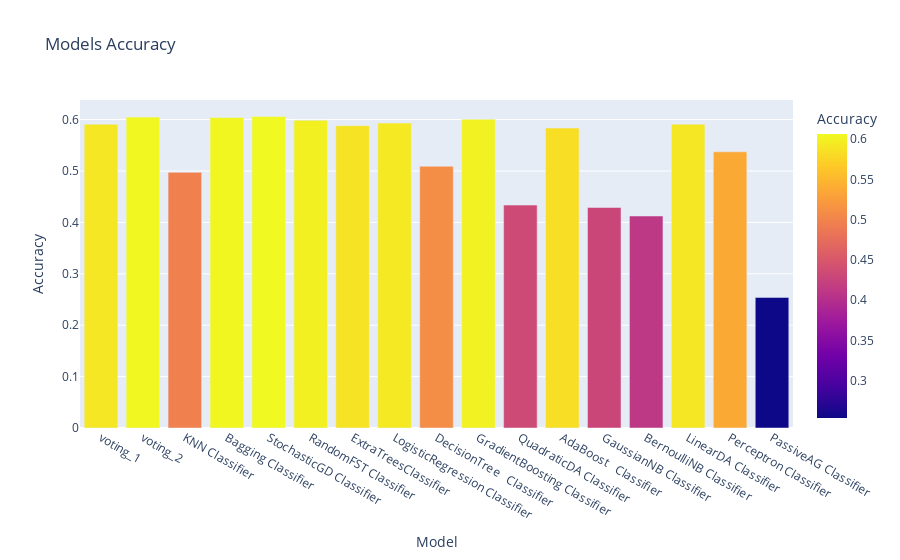

Notebook code for this chart:
### Code cell
import plotly.express as px
px.bar(data_frame=evaluation_df,x='Model',y='Accuracy',color='Accuracy',title='Models Accuracy')

### Figure 1 — Plotly figure (JSON) as saved in the notebook; plotly's stock layout.template omitted (floating-point values rounded to 4 significant figures)
{"data": [{"alignmentgroup": "True", "hovertemplate": "Model=%{x}<br>Accuracy=%{marker.color}<extra></extra>", "legendgroup": "", "marker": {"color": [0.5909, 0.6048, 0.4973, 0.604, 0.6062, 0.5986, 0.5882, 0.5932, 0.5092, 0.6007, 0.4336, 0.5835, 0.429, 0.4124, 0.5909, 0.5374, 0.2541], "coloraxis": "coloraxis", "pattern": {"shape": ""}}, "name": "", "offsetgroup": "", "orientation": "v", "showlegend": false, "textposition": "auto", "type": "bar", "x": ["voting_1", "voting_2", "KNN Classifier", "Bagging Classifier", "StochasticGD Classifier", "RandomFST Classifier", "ExtraTreesClassifier", "LogisticRegression Classifier", "DecisionTree   Classifier", "GradientBoosting Classifier", "QuadraticDA Classifier", "AdaBoost   Classifier", "GaussianNB Classifier", "BernoulliNB Classifier", "LinearDA Classifier", "Perceptron Classifier", "PassiveAG Classifier"], "xaxis": "x", "y": [0.5909, 0.6048, 0.4973, 0.604, 0.6062, 0.5986, 0.5882, 0.5932, 0.5092, 0.6007, 0.4336, 0.5835, 0.429, 0.4124, 0.5909, 0.5374, 0.2541], "yaxis": "y"}], "layout": {"barmode": "relative", "coloraxis": {"colorbar": {"title": {"text": "Accuracy"}}, "colorscale": [[0, "#0d0887"], [0.1111, "#46039f"], [0.2222, "#7201a8"], [0.3333, "#9c179e"], [0.4444, "#bd3786"], [0.5556, "#d8576b"], [0.6667, "#ed7953"], [0.7778, "#fb9f3a"], [0.8889, "#fdca26"], [1, "#f0f921"]]}, "legend": {"tracegroupgap": 0}, "title": {"text": "Models Accuracy"}, "xaxis": {"anchor": "y", "domain": [0, 1], "title": {"text": "Model"}}, "yaxis": {"anchor": "x", "domain": [0, 1], "title": {"text": "Accuracy"}}}}
